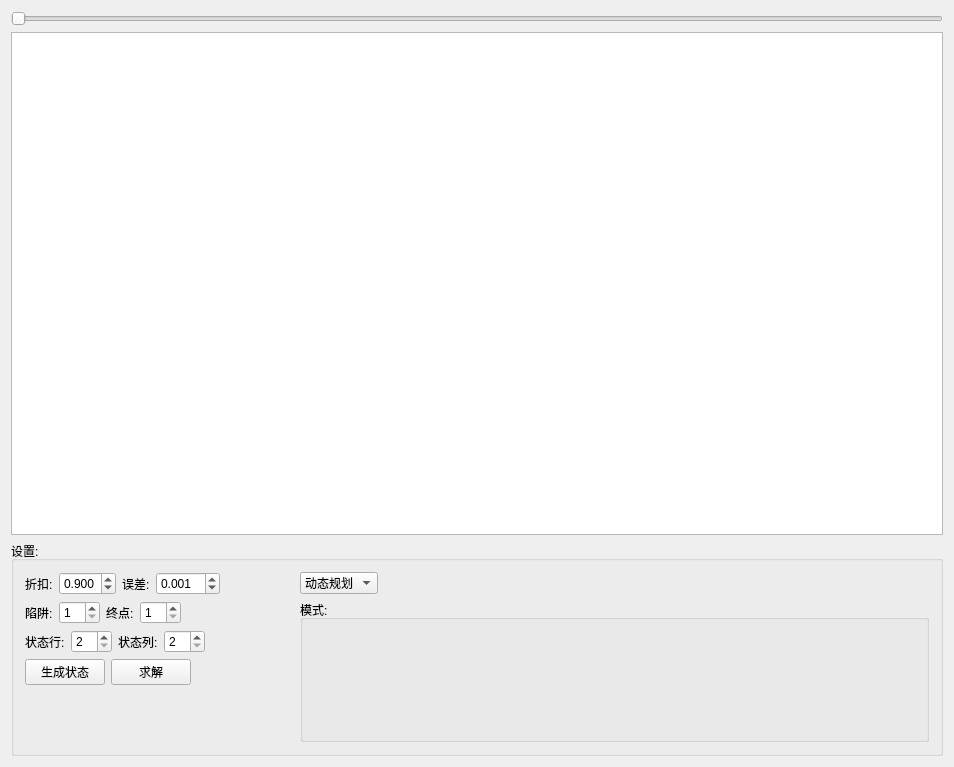
<?xml version="1.0" encoding="UTF-8"?>
<ui version="4.0">
 <class>test_rlClass</class>
 <widget class="QWidget" name="test_rlClass">
  <property name="geometry">
   <rect>
    <x>0</x>
    <y>0</y>
    <width>954</width>
    <height>767</height>
   </rect>
  </property>
  <property name="windowTitle">
   <string>test_rl</string>
  </property>
  <layout class="QVBoxLayout" name="verticalLayout_3" stretch="0,7,3">
   <item>
    <widget class="QSlider" name="horizontalSlider">
     <property name="orientation">
      <enum>Qt::Horizontal</enum>
     </property>
    </widget>
   </item>
   <item>
    <widget class="QTableWidget" name="tableWidget"/>
   </item>
   <item>
    <widget class="QGroupBox" name="groupBox">
     <property name="title">
      <string>设置:</string>
     </property>
     <layout class="QHBoxLayout" name="horizontalLayout_16" stretch="3,7">
      <item>
       <layout class="QVBoxLayout" name="verticalLayout_2">
        <item>
         <layout class="QHBoxLayout" name="horizontalLayout_15">
          <item>
           <layout class="QHBoxLayout" name="horizontalLayout" stretch="0,10">
            <item>
             <widget class="QLabel" name="label">
              <property name="text">
               <string>折扣:</string>
              </property>
             </widget>
            </item>
            <item>
             <widget class="QDoubleSpinBox" name="doubleSpinBox_gama">
              <property name="decimals">
               <number>3</number>
              </property>
              <property name="minimum">
               <double>0.001000000000000</double>
              </property>
              <property name="maximum">
               <double>9.999000000000001</double>
              </property>
              <property name="value">
               <double>0.900000000000000</double>
              </property>
             </widget>
            </item>
           </layout>
          </item>
          <item>
           <layout class="QHBoxLayout" name="horizontalLayout_6" stretch="0,10">
            <item>
             <widget class="QLabel" name="label_4">
              <property name="text">
               <string>误差:</string>
              </property>
             </widget>
            </item>
            <item>
             <widget class="QDoubleSpinBox" name="doubleSpinBox_error">
              <property name="decimals">
               <number>3</number>
              </property>
              <property name="minimum">
               <double>0.000000000000000</double>
              </property>
              <property name="maximum">
               <double>10.000000000000000</double>
              </property>
              <property name="value">
               <double>0.001000000000000</double>
              </property>
             </widget>
            </item>
           </layout>
          </item>
          <item>
           <spacer name="horizontalSpacer_3">
            <property name="orientation">
             <enum>Qt::Horizontal</enum>
            </property>
            <property name="sizeHint" stdset="0">
             <size>
              <width>37</width>
              <height>17</height>
             </size>
            </property>
           </spacer>
          </item>
         </layout>
        </item>
        <item>
         <layout class="QHBoxLayout" name="horizontalLayout_17">
          <item>
           <layout class="QHBoxLayout" name="horizontalLayout_8">
            <item>
             <widget class="QLabel" name="label_5">
              <property name="text">
               <string>陷阱:</string>
              </property>
             </widget>
            </item>
            <item>
             <widget class="QSpinBox" name="spinBox_trap">
              <property name="minimum">
               <number>1</number>
              </property>
             </widget>
            </item>
           </layout>
          </item>
          <item>
           <layout class="QHBoxLayout" name="horizontalLayout_7">
            <item>
             <widget class="QLabel" name="label_6">
              <property name="text">
               <string>终点:</string>
              </property>
             </widget>
            </item>
            <item>
             <widget class="QSpinBox" name="spinBox_target">
              <property name="minimum">
               <number>1</number>
              </property>
             </widget>
            </item>
           </layout>
          </item>
          <item>
           <spacer name="horizontalSpacer_5">
            <property name="orientation">
             <enum>Qt::Horizontal</enum>
            </property>
            <property name="sizeHint" stdset="0">
             <size>
              <width>37</width>
              <height>17</height>
             </size>
            </property>
           </spacer>
          </item>
         </layout>
        </item>
        <item>
         <layout class="QHBoxLayout" name="horizontalLayout_14">
          <item>
           <layout class="QHBoxLayout" name="horizontalLayout_5">
            <item>
             <layout class="QHBoxLayout" name="horizontalLayout_3" stretch="0,10">
              <item>
               <widget class="QLabel" name="label_2">
                <property name="text">
                 <string>状态行:</string>
                </property>
               </widget>
              </item>
              <item>
               <widget class="QSpinBox" name="spinBox_row">
                <property name="minimum">
                 <number>2</number>
                </property>
               </widget>
              </item>
             </layout>
            </item>
            <item>
             <layout class="QHBoxLayout" name="horizontalLayout_4" stretch="0,10">
              <item>
               <widget class="QLabel" name="label_3">
                <property name="text">
                 <string>状态列:</string>
                </property>
               </widget>
              </item>
              <item>
               <widget class="QSpinBox" name="spinBox_col">
                <property name="minimum">
                 <number>2</number>
                </property>
               </widget>
              </item>
             </layout>
            </item>
           </layout>
          </item>
          <item>
           <spacer name="horizontalSpacer_4">
            <property name="orientation">
             <enum>Qt::Horizontal</enum>
            </property>
            <property name="sizeHint" stdset="0">
             <size>
              <width>37</width>
              <height>17</height>
             </size>
            </property>
           </spacer>
          </item>
         </layout>
        </item>
        <item>
         <layout class="QHBoxLayout" name="horizontalLayout_10">
          <item>
           <layout class="QHBoxLayout" name="horizontalLayout_9">
            <item>
             <widget class="QPushButton" name="pushButton_make_state">
              <property name="text">
               <string>生成状态</string>
              </property>
             </widget>
            </item>
            <item>
             <widget class="QPushButton" name="pushButton_solve">
              <property name="text">
               <string>求解</string>
              </property>
             </widget>
            </item>
           </layout>
          </item>
          <item>
           <spacer name="horizontalSpacer_2">
            <property name="orientation">
             <enum>Qt::Horizontal</enum>
            </property>
            <property name="sizeHint" stdset="0">
             <size>
              <width>40</width>
              <height>20</height>
             </size>
            </property>
           </spacer>
          </item>
         </layout>
        </item>
        <item>
         <spacer name="verticalSpacer">
          <property name="orientation">
           <enum>Qt::Vertical</enum>
          </property>
          <property name="sizeHint" stdset="0">
           <size>
            <width>20</width>
            <height>40</height>
           </size>
          </property>
         </spacer>
        </item>
       </layout>
      </item>
      <item>
       <layout class="QVBoxLayout" name="verticalLayout" stretch="0,10">
        <item>
         <layout class="QHBoxLayout" name="horizontalLayout_2" stretch="0,10">
          <item>
           <widget class="QComboBox" name="comboBox_mode">
            <item>
             <property name="text">
              <string>动态规划</string>
             </property>
            </item>
            <item>
             <property name="text">
              <string>蒙特卡洛</string>
             </property>
            </item>
            <item>
             <property name="text">
              <string>时序差分</string>
             </property>
            </item>
           </widget>
          </item>
          <item>
           <spacer name="horizontalSpacer">
            <property name="orientation">
             <enum>Qt::Horizontal</enum>
            </property>
            <property name="sizeHint" stdset="0">
             <size>
              <width>40</width>
              <height>20</height>
             </size>
            </property>
           </spacer>
          </item>
         </layout>
        </item>
        <item>
         <widget class="QGroupBox" name="groupBox_mode">
          <property name="title">
           <string>模式:</string>
          </property>
         </widget>
        </item>
       </layout>
      </item>
     </layout>
    </widget>
   </item>
  </layout>
 </widget>
 <layoutdefault spacing="6" margin="11"/>
 <resources>
  <include location="test_rl.qrc"/>
 </resources>
 <connections/>
</ui>
